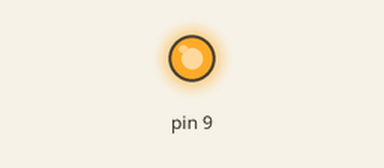
This sketch was run on a simulated Arduino Uno, built with avr-gcc and run on an emulated ATmega328P. Shown: output pins drawn as LEDs (lit = HIGH).

Above: at 0.1 s.
Timing chart, 0 to 1.6 s (numbered marks = the images above):
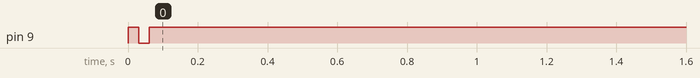

Measured:
- by itself, pin 9: LOW → HIGH at 0.00 s, → LOW 0.03 s later, → HIGH 0.03 s later

The sketch:

buttonsy.ino
```cpp
#include <ISALiquidCrystal.h>
#include <ISADefinitions.h>
#include<ISAButtons.h>
ISALiquidCrystal lcd;
ISAButtons button;

bool stan = false;
int i = 0;

void setup() {
  // put your setup code here, to run once:
  button.init();
}

void loop() {
  // put your main code here, to run repeatedly:
  pinMode(LEDS[i], OUTPUT);
  digitalWrite(LEDS[i], HIGH);
  if(button.buttonPressed(0) == true) {
    i--;
    pinMode(LEDS[i+1], OUTPUT);
    digitalWrite(LEDS[i+1], LOW);
  }
  if(button.buttonPressed(1) == true) {
    i++;
    pinMode(LEDS[i-1], OUTPUT);
    digitalWrite(LEDS[i-1], LOW);
  }

  if(i < 0) i = 7;
  if(i > 7) i = 0;
  delay(30);
}
```
